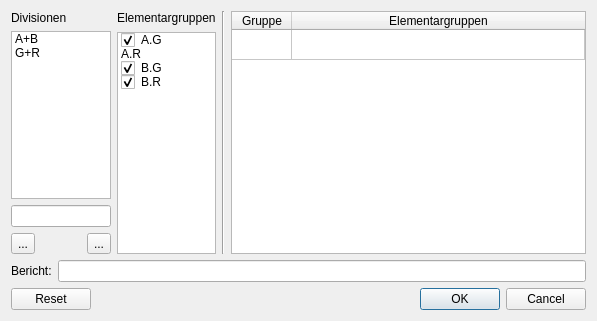
<?xml version="1.0" encoding="UTF-8"?>
<ui version="4.0">
 <class>Dialog</class>
 <widget class="QDialog" name="Dialog">
  <property name="geometry">
   <rect>
    <x>0</x>
    <y>0</y>
    <width>597</width>
    <height>321</height>
   </rect>
  </property>
  <property name="windowTitle">
   <string>Klassenteilungen</string>
  </property>
  <layout class="QVBoxLayout" name="verticalLayout">
   <item>
    <layout class="QHBoxLayout" name="horizontalLayout_4" stretch="1,1,0,4">
     <item>
      <layout class="QVBoxLayout" name="verticalLayout_3">
       <item>
        <widget class="QLabel" name="label_2">
         <property name="text">
          <string>Divisionen</string>
         </property>
        </widget>
       </item>
       <item>
        <widget class="QListWidget" name="divisions">
         <property name="sizePolicy">
          <sizepolicy hsizetype="Expanding" vsizetype="Expanding">
           <horstretch>0</horstretch>
           <verstretch>0</verstretch>
          </sizepolicy>
         </property>
         <property name="minimumSize">
          <size>
           <width>100</width>
           <height>0</height>
          </size>
         </property>
         <property name="editTriggers">
          <set>QAbstractItemView::NoEditTriggers</set>
         </property>
         <property name="selectionMode">
          <enum>QAbstractItemView::SingleSelection</enum>
         </property>
         <item>
          <property name="text">
           <string>A+B</string>
          </property>
         </item>
         <item>
          <property name="text">
           <string>G+R</string>
          </property>
         </item>
        </widget>
       </item>
       <item>
        <widget class="QLineEdit" name="edit_division"/>
       </item>
       <item>
        <layout class="QHBoxLayout" name="horizontalLayout_2">
         <item>
          <widget class="QToolButton" name="remove_division">
           <property name="text">
            <string>...</string>
           </property>
           <property name="icon">
            <iconset>
             <normaloff>../icons/icon_remove.svg</normaloff>../icons/icon_remove.svg</iconset>
           </property>
           <property name="iconSize">
            <size>
             <width>24</width>
             <height>24</height>
            </size>
           </property>
          </widget>
         </item>
         <item>
          <spacer name="horizontalSpacer_2">
           <property name="orientation">
            <enum>Qt::Horizontal</enum>
           </property>
           <property name="sizeHint" stdset="0">
            <size>
             <width>20</width>
             <height>20</height>
            </size>
           </property>
          </spacer>
         </item>
         <item>
          <widget class="QToolButton" name="new_division">
           <property name="text">
            <string>...</string>
           </property>
           <property name="icon">
            <iconset>
             <normaloff>../icons/icon_new.svg</normaloff>../icons/icon_new.svg</iconset>
           </property>
           <property name="iconSize">
            <size>
             <width>24</width>
             <height>24</height>
            </size>
           </property>
          </widget>
         </item>
        </layout>
       </item>
      </layout>
     </item>
     <item>
      <layout class="QVBoxLayout" name="verticalLayout_2">
       <property name="spacing">
        <number>7</number>
       </property>
       <item>
        <widget class="QLabel" name="label_3">
         <property name="text">
          <string>Elementargruppen</string>
         </property>
        </widget>
       </item>
       <item>
        <widget class="QListWidget" name="atomic_groups">
         <property name="sizePolicy">
          <sizepolicy hsizetype="Expanding" vsizetype="Expanding">
           <horstretch>0</horstretch>
           <verstretch>0</verstretch>
          </sizepolicy>
         </property>
         <property name="focusPolicy">
          <enum>Qt::NoFocus</enum>
         </property>
         <property name="selectionMode">
          <enum>QAbstractItemView::NoSelection</enum>
         </property>
         <item>
          <property name="text">
           <string>A.G</string>
          </property>
          <property name="checkState">
           <enum>Checked</enum>
          </property>
         </item>
         <item>
          <property name="text">
           <string>A.R</string>
          </property>
          <property name="checkState">
           <enum>Unchecked</enum>
          </property>
         </item>
         <item>
          <property name="text">
           <string>B.G</string>
          </property>
          <property name="checkState">
           <enum>Checked</enum>
          </property>
         </item>
         <item>
          <property name="text">
           <string>B.R</string>
          </property>
          <property name="checkState">
           <enum>Checked</enum>
          </property>
         </item>
        </widget>
       </item>
      </layout>
     </item>
     <item>
      <widget class="Line" name="line_2">
       <property name="orientation">
        <enum>Qt::Vertical</enum>
       </property>
      </widget>
     </item>
     <item>
      <widget class="QTableWidget" name="group_table">
       <property name="sizePolicy">
        <sizepolicy hsizetype="Expanding" vsizetype="Expanding">
         <horstretch>0</horstretch>
         <verstretch>0</verstretch>
        </sizepolicy>
       </property>
       <property name="focusPolicy">
        <enum>Qt::NoFocus</enum>
       </property>
       <property name="editTriggers">
        <set>QAbstractItemView::NoEditTriggers</set>
       </property>
       <property name="selectionMode">
        <enum>QAbstractItemView::NoSelection</enum>
       </property>
       <property name="selectionBehavior">
        <enum>QAbstractItemView::SelectRows</enum>
       </property>
       <attribute name="horizontalHeaderDefaultSectionSize">
        <number>60</number>
       </attribute>
       <attribute name="horizontalHeaderStretchLastSection">
        <bool>true</bool>
       </attribute>
       <attribute name="verticalHeaderVisible">
        <bool>false</bool>
       </attribute>
       <row>
        <property name="text">
         <string>New Row</string>
        </property>
       </row>
       <column>
        <property name="text">
         <string>Gruppe</string>
        </property>
       </column>
       <column>
        <property name="text">
         <string>Elementargruppen</string>
        </property>
       </column>
      </widget>
     </item>
    </layout>
   </item>
   <item>
    <layout class="QHBoxLayout" name="horizontalLayout_3">
     <item>
      <widget class="QLabel" name="label_5">
       <property name="text">
        <string>Bericht:</string>
       </property>
      </widget>
     </item>
     <item>
      <widget class="QLineEdit" name="analysis">
       <property name="readOnly">
        <bool>true</bool>
       </property>
      </widget>
     </item>
    </layout>
   </item>
   <item>
    <widget class="QDialogButtonBox" name="buttonBox">
     <property name="orientation">
      <enum>Qt::Horizontal</enum>
     </property>
     <property name="standardButtons">
      <set>QDialogButtonBox::Cancel|QDialogButtonBox::Ok|QDialogButtonBox::Reset</set>
     </property>
    </widget>
   </item>
  </layout>
 </widget>
 <resources/>
 <connections>
  <connection>
   <sender>buttonBox</sender>
   <signal>accepted()</signal>
   <receiver>Dialog</receiver>
   <slot>accept()</slot>
   <hints>
    <hint type="sourcelabel">
     <x>259</x>
     <y>309</y>
    </hint>
    <hint type="destinationlabel">
     <x>157</x>
     <y>270</y>
    </hint>
   </hints>
  </connection>
  <connection>
   <sender>buttonBox</sender>
   <signal>rejected()</signal>
   <receiver>Dialog</receiver>
   <slot>reject()</slot>
   <hints>
    <hint type="sourcelabel">
     <x>338</x>
     <y>309</y>
    </hint>
    <hint type="destinationlabel">
     <x>286</x>
     <y>270</y>
    </hint>
   </hints>
  </connection>
  <connection>
   <sender>divisions</sender>
   <signal>currentTextChanged(QString)</signal>
   <receiver>edit_division</receiver>
   <slot>setText(QString)</slot>
   <hints>
    <hint type="sourcelabel">
     <x>70</x>
     <y>112</y>
    </hint>
    <hint type="destinationlabel">
     <x>62</x>
     <y>180</y>
    </hint>
   </hints>
  </connection>
 </connections>
</ui>
